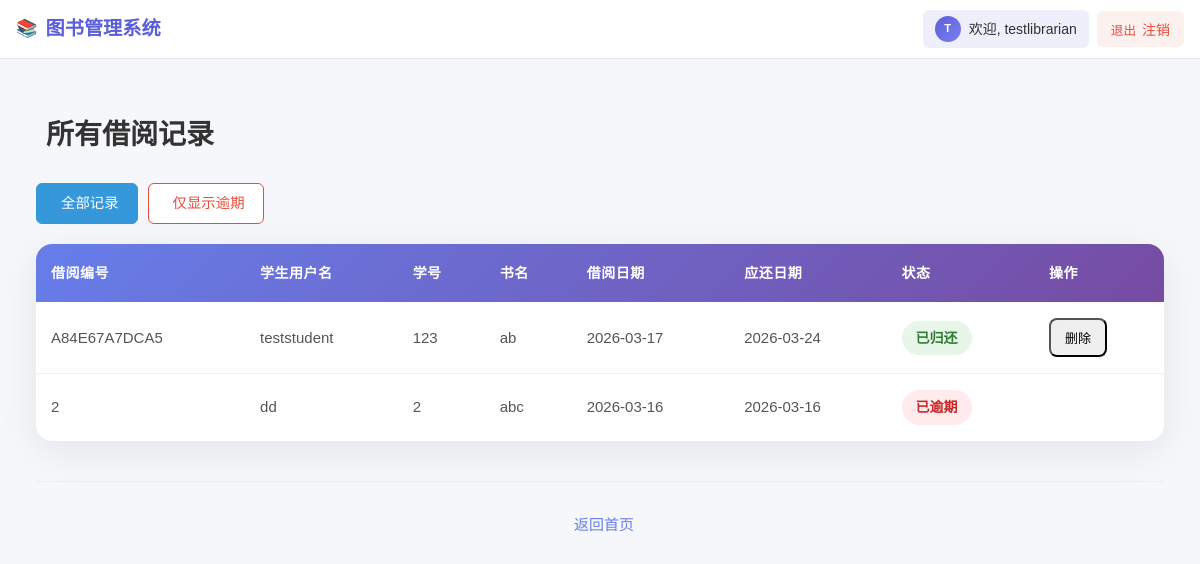
/loan/admin-loans/ (signed in), run on the app's committed database.
### accounts/models.py (models this page shows, shortened)
class User(AbstractUser):
    pass  # 暂时不添加额外字段
    @property
    def is_librarian(self):
        return hasattr(self, 'librarian_profile')

### loan/models.py (models this page shows, shortened)
class LoanRecord(models.Model):
    STATUS_CHOICES = [
        ('borrowing', '借阅中'),
        ('returned', '已归还'),
    ]
    loan_id = models.CharField('借阅编号', max_length=50, unique=True)
    student_username = models.CharField('学生用户名', max_length=150)
    student_id = models.CharField('学号', max_length=20)
    book_id = models.CharField('图书编号', max_length=50)          # 对应 Book 的 book_id
    book_name = models.CharField('书名', max_length=200)
    loan_date = models.DateTimeField('借阅日期', auto_now_add=True)
    due_date = models.DateField('应还日期')
    status = models.CharField('状态', max_length=10, choices=STATUS_CHOICES, default='borrowing')
    class Meta:
        verbose_name = '借阅记录'
        verbose_name_plural = '借阅记录'
        ordering = ['-loan_date']
    @property
    def is_overdue(self):
        if self.status == 'borrowing' and timezone.now().date() > self.due_date:
            return True
        return False

### loan/views.py (the view)
# urls.py: path('admin-loans/', views.AdminLoanListView.as_view(), name='admin_loan_list'),
class AdminLoanListView(LibrarianRequiredMixin, ListView):
    model = LoanRecord
    template_name = 'loan/admin_loan_list.html'
    context_object_name = 'loans'
    paginate_by = 20
    '''筛选逾期'''
    def get_queryset(self):
        queryset = super().get_queryset()
        if self.request.GET.get('overdue') == '1':
            today = timezone.now().date()
            queryset = queryset.filter(
                status='borrowing',
                due_date__lt=today
            )
        return queryset
    def get_context_data(self, **kwargs):
        context = super().get_context_data(**kwargs)
        context['overdue_filter'] = self.request.GET.get('overdue') == '1'
        return context

### books/views.py (called while the page is built)
    def test_func(self):
        return self.request.user.is_librarian

### templates/loan/admin_loan_list.html (shortened to what this page needs)
{% extends 'base.html' %}
{% load static %}
{% block content %}
<link rel="stylesheet" href="{% static 'css/loan_list.css' %}">
<div class="loan-list-container">
    <div class="header-section">
        <h1 class="page-title">
             所有借阅记录
        </h1>
    </div>
    <div class="filter-section">
        <a href="?" class="filter-btn {% if not overdue_filter %}btn-primary{% else %}btn-outline-primary{% endif %}">
             全部记录
        </a>
        <a href="?overdue=1" class="filter-btn {% if overdue_filter %}btn-warning{% else %}btn-outline-warning{% endif %}">
             仅显示逾期
        </a>
    </div>
    <div class="table-container">
        <table class="loan-table">
            <thead>
                <tr>
                    <th>借阅编号</th>
                    <th>学生用户名</th>
                    <th>学号</th>
                    <th>书名</th>
                    <th>借阅日期</th>
                    <th>应还日期</th>
                    <th>状态</th>
                    <th>操作</th>
                </tr>
            </thead>
            <tbody>
                {% for loan in loans %}
                <tr>
                    <td>{{ loan.loan_id }}</td>
                    <td>{{ loan.student_username }}</td>
                    <td>{{ loan.student_id }}</td>
                    <td>{{ loan.book_name }}</td>
                    <td>{{ loan.loan_date|date:"Y-m-d" }}</td>
                    <td>{{ loan.due_date|date:"Y-m-d" }}</td>
                    <td>
                        {% if loan.is_overdue %}
                            <span class="status-badge status-overdue">已逾期</span>
                        {% else %}
                            <span class="status-badge status-normal">{{ loan.get_status_display }}</span>
                        {% endif %}
                    </td>
                    <td>
                        {% if loan.status == 'returned' %}
                            <form method="post" action="{% url 'delete_loan' loan.loan_id %}" style="display:inline;">
                                <button type="submit" class="btn btn-danger btn-sm action-btn" onclick="return confirm('确定删除此记录？')">
                                     删除
                                </button>
                            </form>
                        {% endif %}
                    </td>
                </tr>
                {% endfor %}
            </tbody>
        </table>
    </div>
    <div class="back-link">
        <a href="{% url 'home' %}">
             返回首页
        </a>
    </div>
</div>
{% endblock %}

### templates/base.html (shortened to what this page needs)
{% load static %}
<!DOCTYPE html>
<html lang="zh-cn">
<head>
    <link rel="stylesheet" href="{% static 'css/base.css' %}">
</head>
<body>
    <nav class="bs-navbar" id="bsNavbar">
        <div class="bs-navbar-inner">
            <a class="bs-brand" href="/">
                <i class="bs-icon">📚</i>
                <span>图书管理系统</span>
            </a>
            <div class="bs-nav-menu" id="bsNavMenu">
                {% if user.is_authenticated %}
                    <div class="bs-user-info">
                        <div class="bs-avatar">{{ user.username|first|upper }}</div>
                        <span>欢迎, {{ user.username }}</span>
                    </div>
                    <form method="post" action="{% url 'logout' %}" style="display: contents;">
                        <button type="submit" class="bs-btn bs-btn-logout">
                            <i class="bs-icon">退出</i> 注销
                        </button>
                    </form>
                {% endif %}
            </div>
        </div>
    </nav>
    <main class="bs-main">
        <div class="bs-content" id="bsContent">
            {% block content %}{% endblock %}
        </div>
    </main>
</body>
</html>

### static/css/base.css (style rules this page uses)
:root { --bs-primary: #5b5fd9; --bs-primary-light: #7c7ff2; --bs-gray-100: #f5f7fa; --bs-gray-200: #e4e7ed; --bs-gray-500: #909399; --bs-gray-600: #606266; --bs-gray-700: #303133; --bs-radius: 6px; --bs-shadow: 0 2px 8px rgba(0,0,0,0.08); --bs-transition: all 0.3s ease; }
.bs-navbar { background: rgba(255,255,255,0.96); border-bottom: 1px solid var(--bs-gray-200); position: sticky; top: 0; z-index: 1000; }
.bs-navbar-inner { max-width: 1200px; margin: 0 auto; padding: 0.625rem 1rem; display: flex; align-items: center; justify-content: space-between; gap: 1rem; }
.bs-brand { display: flex; align-items: center; gap: 0.5rem; text-decoration: none; font-size: 1.2rem; font-weight: 700; color: var(--bs-primary); }
.bs-brand .bs-icon { font-style: normal; }
.bs-nav-menu { display: flex; align-items: center; gap: 0.5rem; }
.bs-user-info { display: flex; align-items: center; gap: 0.5rem; padding: 0.375rem 0.75rem; background: rgba(91,95,217,0.1); border-radius: var(--bs-radius); font-size: 0.875rem; color: var(--bs-gray-700); }
.bs-avatar { width: 26px; height: 26px; border-radius: 50%; background: linear-gradient(135deg, var(--bs-primary), var(--bs-primary-light)); color: #fff; display: flex; align-items: center; justify-content: center; font-size: 0.7rem; font-weight: 600; }
.bs-btn { display: inline-flex; align-items: center; gap: 0.375rem; padding: 0.5rem 0.875rem; font-size: 0.875rem; font-weight: 500; border-radius: var(--bs-radius); cursor: pointer; transition: var(--bs-transition); text-decoration: none; border: none; font-family: inherit; color: var(--bs-gray-600); background: transparent; }
.bs-btn-logout { color: #e74c3c; background: rgba(231,76,60,0.08); }
.bs-icon { font-style: normal; font-size: 0.9em; }
.bs-main { max-width: 1200px; margin: 0 auto; padding: 1.5rem 1rem; }
.bs-content { animation: bs-fadeIn 0.4s ease; }

### static/css/loan_list.css (style rules this page uses)
.loan-list-container { max-width: 1200px; margin: 0 auto; padding: 30px 20px; }
.header-section { display: flex; justify-content: space-between; align-items: center; margin-bottom: 25px; flex-wrap: wrap; gap: 15px; }
.page-title { color: #333; font-size: 28px; font-weight: 700; margin: 0; display: flex; align-items: center; gap: 10px; }
.filter-section { display: flex; align-items: center; gap: 10px; flex-wrap: wrap; margin-bottom: 20px; }
.filter-btn { padding: 8px 18px; border-radius: 6px; font-size: 0.9rem; text-decoration: none; transition: all 0.2s ease; display: inline-flex; align-items: center; gap: 6px; }
.filter-btn.btn-primary { background: #3498db; color: white; border: 1px solid #3498db; }
.filter-btn.btn-outline-warning { background: white; color: #e74c3c; border: 1px solid #e74c3c; }
.table-container { background: white; border-radius: 16px; box-shadow: 0 10px 40px rgba(0, 0, 0, 0.08); overflow: hidden; }
.loan-table { width: 100%; border-collapse: collapse; margin: 0; }
.loan-table thead { background: linear-gradient(135deg, #667eea 0%, #764ba2 100%); }
.loan-table th { color: white; font-weight: 600; padding: 18px 15px; text-align: left; font-size: 14px; text-transform: uppercase; letter-spacing: 0.5px; white-space: nowrap; }
.loan-table tbody tr { border-bottom: 1px solid #f0f0f0; transition: all 0.2s; }
.loan-table tbody tr:last-child { border-bottom: none; }
.loan-table td { padding: 16px 15px; color: #555; font-size: 15px; vertical-align: middle; }
.status-badge { display: inline-block; padding: 6px 14px; border-radius: 20px; font-weight: 600; font-size: 14px; }
.status-overdue { background: #ffebee; color: #c62828; }
.status-normal { background: #e8f5e9; color: #2e7d32; }
.action-btn { padding: 8px 14px; font-size: 13px; border-radius: 8px; margin-right: 8px; transition: all 0.2s; }
.action-btn:last-child { margin-right: 0; }
.back-link { text-align: center; margin-top: 40px; padding-top: 25px; border-top: 1px solid #eee; }
.back-link a { color: #667eea; text-decoration: none; font-size: 15px; font-weight: 500; display: inline-flex; align-items: center; gap: 8px; transition: all 0.2s; }

### templates/base.html (style rules this page uses)
* { margin: 0; padding: 0; box-sizing: border-box; }
body { font-family: "Microsoft YaHei", Arial, sans-serif; background: #f5f7fa; color: #333; line-height: 1.6; }

### data on the page
User: username|first "T", username "testlibrarian"
LoanRecord: loan_id "A84E67A7DCA5", student_username "teststudent", student_id "123", book_name "ab", loan_date "2026-03-17", due_date "2026-03-24", status "已归还", shows "删除"
LoanRecord: loan_id "2", student_username "dd", student_id "2", book_name "abc", loan_date "2026-03-16", due_date "2026-03-16", status "已逾期"
